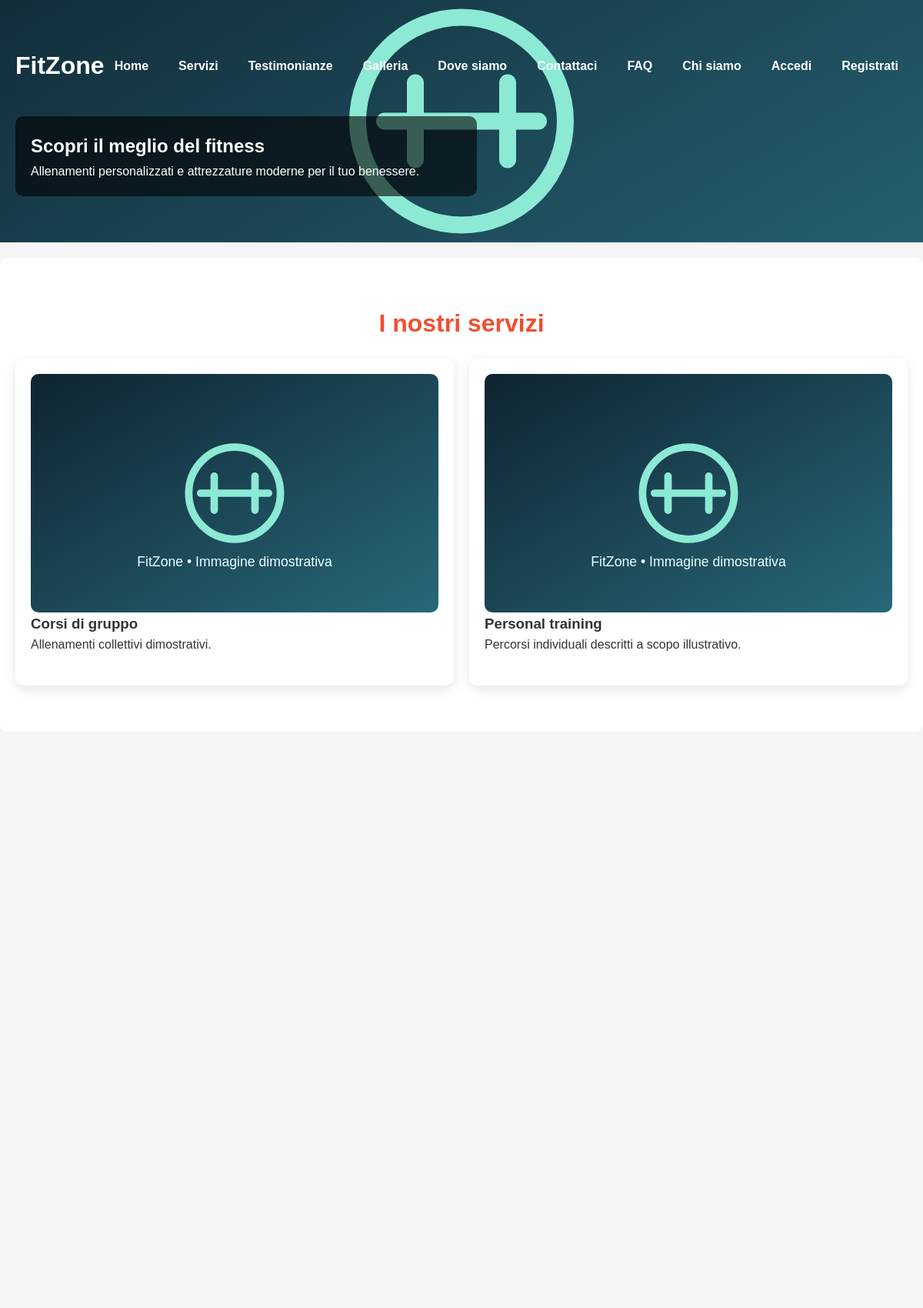
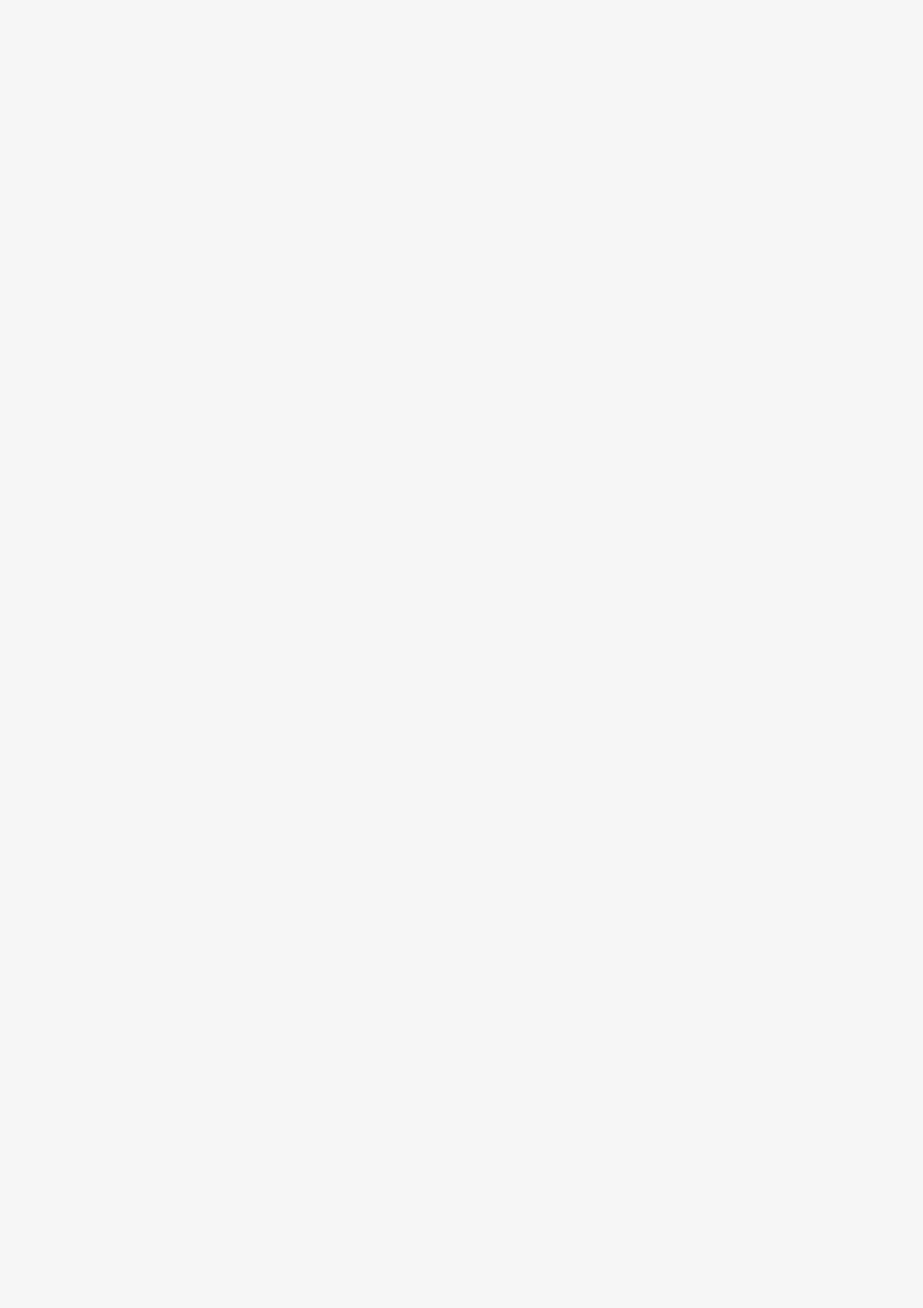
The page / (upper part) on the database its author committed (2 pictures, top to bottom).
### tables this page shows
CREATE TABLE `servizi` (
  `id` int NOT NULL AUTO_INCREMENT,
  `titolo` varchar(100) NOT NULL,
  `descrizione` text NOT NULL,
  `immagine` varchar(255) NOT NULL,
  `ordine` int NOT NULL DEFAULT '0',
  PRIMARY KEY (`id`)
);

### index.php (the view, shortened to what this page needs)
<?php
require_once __DIR__ . '/db_config.php';
function getServices($conn) {
    $services = array();
    $sql = "SELECT * FROM servizi ORDER BY id ASC";
    $result = $conn->query($sql);
    if ($result->num_rows > 0) {
        while($row = $result->fetch_assoc()) {
            $services[] = $row;
        }
    }
    return $services;
}
$services = getServices($conn);
?>
<!DOCTYPE html>
<html lang="it">
<head>
  <link rel="stylesheet" href="css/styles.css">
  <link rel="stylesheet" href="https://cdnjs.cloudflare.com/ajax/libs/font-awesome/6.0.0-beta3/css/all.min.css">
</head>
<body>
  <header class="hero">
    <nav>
      <h1>FitZone</h1>
      <ul>
        <li><a href="#">Home</a></li>
        <li><a href="#services">Servizi</a></li>
        <li><a href="#testimonials">Testimonianze</a></li>
        <li><a href="#gallery">Galleria</a></li>
        <li><a href="#location">Dove siamo</a></li>
        <li><a href="#social">Contattaci</a></li>
        <li><a href="#faq">FAQ</a></li>
        <li><a href="#about">Chi siamo</a></li>
        <?php if(isset($_SESSION['user_id'])): ?>
          <li><a href="profile.php">Profilo</a></li>
          <li><a href="logout.php">Logout</a></li>
        <?php else: ?>
          <li><a href="login.php">Accedi</a></li>
          <li><a href="register.php">Registrati</a></li>
        <?php endif; ?>
      </ul>
    </nav>
    <div class="hero-content">
      <h2>Scopri il meglio del fitness</h2>
      <p>Allenamenti personalizzati e attrezzature moderne per il tuo benessere.</p>
    </div>
  </header>
  <section id="services" class="section">
    <h2>I nostri servizi</h2>
    <div class="services">
      <?php foreach($services as $service): ?>
      <div class="service-card">
        <img src="<?php echo htmlspecialchars($service['immagine']); ?>" alt="<?php echo htmlspecialchars($service['titolo']); ?>">
        <h3><?php echo htmlspecialchars($service['titolo']); ?></h3>
        <p><?php echo htmlspecialchars($service['descrizione']); ?></p>
      </div>
      <?php endforeach; ?>
    </div>
  </section>
</body>
</html>

### css/styles.css (style rules this page uses)
:root { --primary: #f04e30; --primary-hover: #d5432a; --gradient-start: #ff7e5f; --gradient-end: #feb47b; --text-dark: #333; --text-light: #fff; --bg-light: #f5f5f5; --bg-white: #fff; --box-shadow: 0 5px 15px rgba(0, 0, 0, 0.1); }
* { margin: 0; padding: 0; box-sizing: border-box; }
body { font-family: 'Arial', sans-serif; line-height: 1.6; color: var(--text-dark); background-color: var(--bg-light); }
img { max-width: 100%; display: block; border-radius: 10px; transition: transform 0.3s ease; }
.hero { background: url('../images/placeholder.svg') center/cover no-repeat; color: var(--text-light); padding: 60px 20px; position: relative; }
.hero nav { display: flex; justify-content: space-between; align-items: center; flex-wrap: wrap; }
.hero nav h1 { font-size: 2rem; }
.hero nav ul { list-style: none; display: flex; flex-wrap: wrap; gap: 15px; }
.hero nav ul li a { color: var(--text-light); text-decoration: none; font-weight: bold; padding: 6px 12px; border-radius: 5px; transition: color 0.3s, background-color 0.3s; }
.hero-content { max-width: 600px; margin-top: 40px; background: rgba(0, 0, 0, 0.6); padding: 20px; border-radius: 10px; }
.section { padding: 60px 20px; background-color: var(--bg-white); margin: 20px auto; border-radius: 10px; max-width: 1200px; }
.section h2 { font-size: 2rem; margin-bottom: 20px; text-align: center; color: var(--primary); }
.section p { font-size: 1rem; margin-bottom: 20px; }
.services, .testimonials, .carousel { display: flex; flex-wrap: wrap; gap: 20px; justify-content: center; }
.service-card, .testimonial { background: var(--bg-white); padding: 20px; border-radius: 10px; box-shadow: var(--box-shadow); flex: 1 1 calc(25% - 40px); min-width: 250px; transition: transform 0.3s ease; }
.hidden { opacity: 0; transform: translateY(20px); transition: opacity 1s ease, transform 1s ease; }
.visible { opacity: 1; transform: translateY(0); }

### rows shown on the page
servizi: immagine (placeholder picture), titolo "Corsi di gruppo", descrizione "Allenamenti collettivi dimostrativi."
servizi: immagine (placeholder picture), titolo "Personal training", descrizione "Percorsi individuali descritti a scopo illustrativo."
